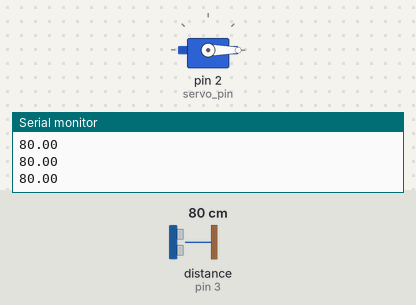
A sketch run on a simulated Arduino Uno, built with avr-gcc and run on an emulated ATmega328P. On the bench: servo, the last lines printed to the serial monitor. The inputs (shaded band) are chosen by the test bench; at power-on: distance to the obstacle (sensor on pin 3) 80 cm. The echo pulse lasts 58.3 µs per cm.

Above: at 1.2 s.
1.3 s: distance to the obstacle (sensor on pin 3) set to 21 cm
2.8 s: distance to the obstacle (sensor on pin 3) set to 18 cm
4.3 s: distance to the obstacle (sensor on pin 3) set to 35 cm
At 6.1 s:
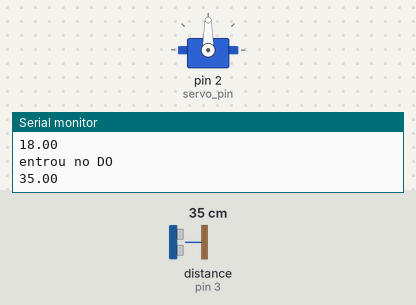
Timing chart, 0 to 12.1 s (numbered marks = the images above; inputs shaded):
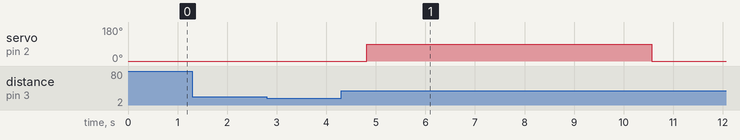

The sketch:

lixeira.ino
```cpp
#include <Servo.h>
#include <HCSR04.h>

#define servo_pin 2
#define echo_pin 3
#define trig_pin 4

//inicia o servo
Servo servo;
//inicia o sensor de distancia
HCSR04 hcsr04(trig_pin, echo_pin);

void setup() {
  Serial.begin(9600);
  servo.attach(servo_pin);
  servo.write(0);
}

void loop() {
  float distance = hcsr04.dist();

  Serial.println(distance);

  //se a distancia for menor que 20cm , abre a lixeira por x segundos depois fecha
  if(distance < 20.0){
    distance = hcsr04.dist();
    Serial.println(distance);
    //verifica se já tiraram a mão da frente do sensor para abrir a tampa
    do{
      Serial.println("entrou no DO");
      distance = hcsr04.dist();
      Serial.println(distance);
      if(distance > 20.0){
        delay(500);
        servo.write(90);
        delay(5000);
        //verifica se o usuário continua com a mão na frente do sensor para manter a tampa aberta
        do{
          distance = hcsr04.dist();
          if(distance > 20.0){
            delay(750);
            servo.write(0);
          }else{
            Serial.println("Mantendo tampa aberta");
          }
        }while(distance < 20.0);
      }
    }while(distance < 20.0);

  }
  delay(200);
}
```

Measured:
- after the input at 4.3 s, servo on pin 2 (servo_pin): 0° → 90° after 0.51 s, → 0° 5.8 s later
